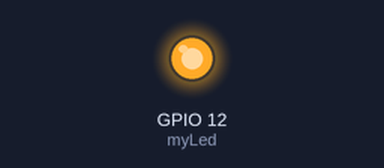
Recording of a program running on a simulated ESP8266 board running MicroPython. On the bench: output pins drawn as LEDs (lit = HIGH).

Above: at 0.05 s.
At 6.0 s:
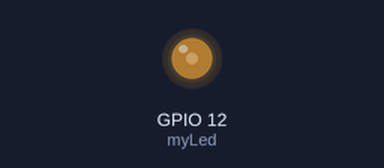
Timing chart, 0 to 7.8 s (numbered marks = the images above):
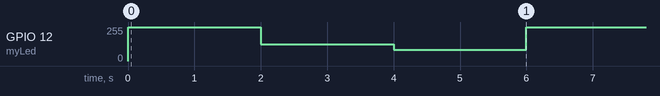

Measured:
- by itself, GPIO 12 (myLed): repeats every 6.0 s: 127/255 2.0 s, 84/255 2.0 s, 255/255 2.0 s

The program:

09_LED_Brightnes_Control_using_PWM.py
```python
# LED Brightness control using PWM
# by Pranav Khatale
# 24 November 2020
import time
from machine import Pin, PWM

#Define a function to change duty cycle
def brightness(pwmLed, percentage):
     #Value of duty cycle is between 0 and 1023 inclusive.
     pwmLed.duty(int (percentage * 1023 / 100));

# Setup a GPIO Pin 12 for output
myLed = Pin(12, Pin.OUT)
#Instantiate a PWM object
myLedPwm = PWM(myLed)
while True:

    #Full brightness - 100% duty cycle
    brightness(myLedPwm, 100)
    #pause
    time.sleep_ms(2000)

    #Half brightness - 50% duty cycle
    brightness(myLedPwm, 50)
    #pause
    time.sleep_ms(2000)

    #One third brightness - 33% duty cycle
    brightness(myLedPwm, 33)
    #pause
    time.sleep_ms(2000)

    #deinitialize/stop the PWM
    myLedPwm.deinit()
```
